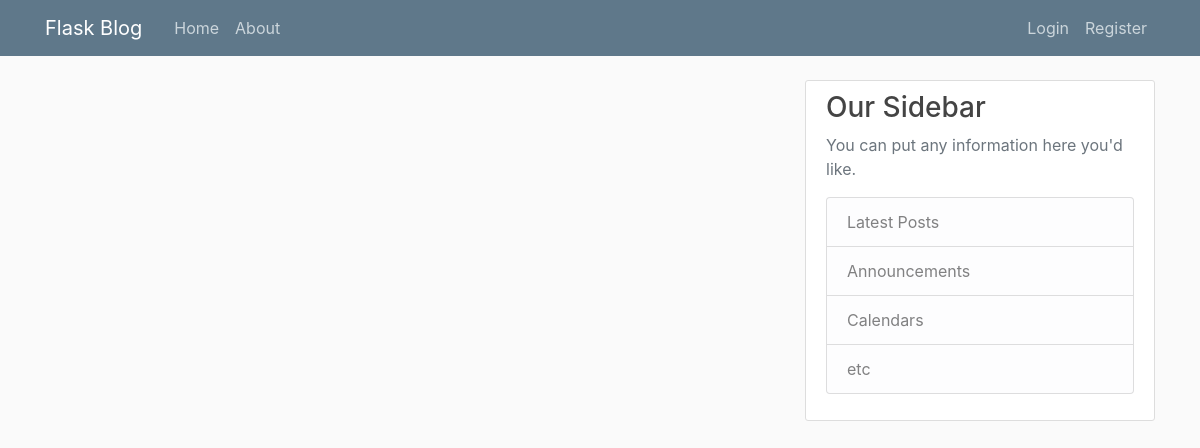
The app's page /home, older data.
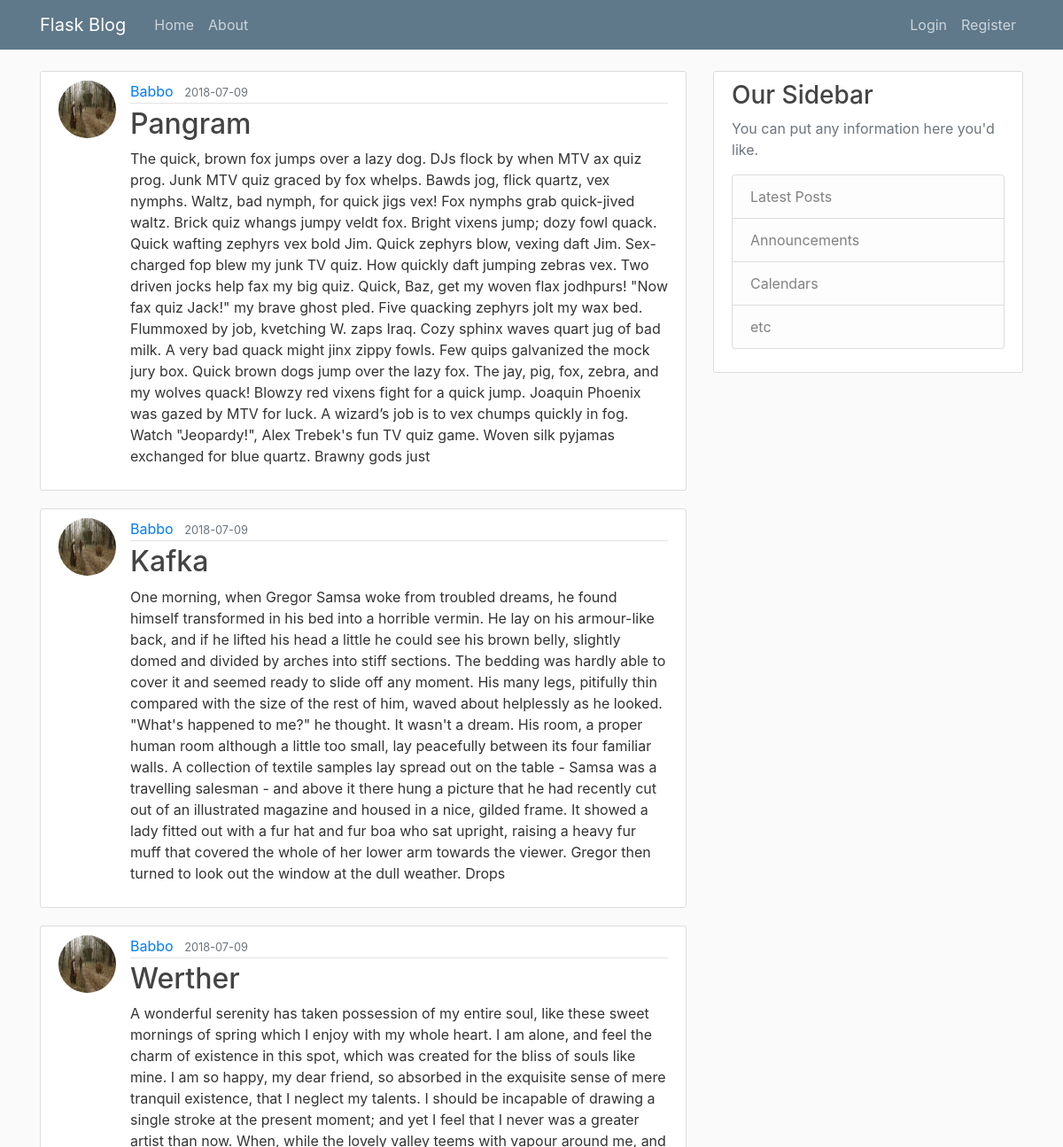
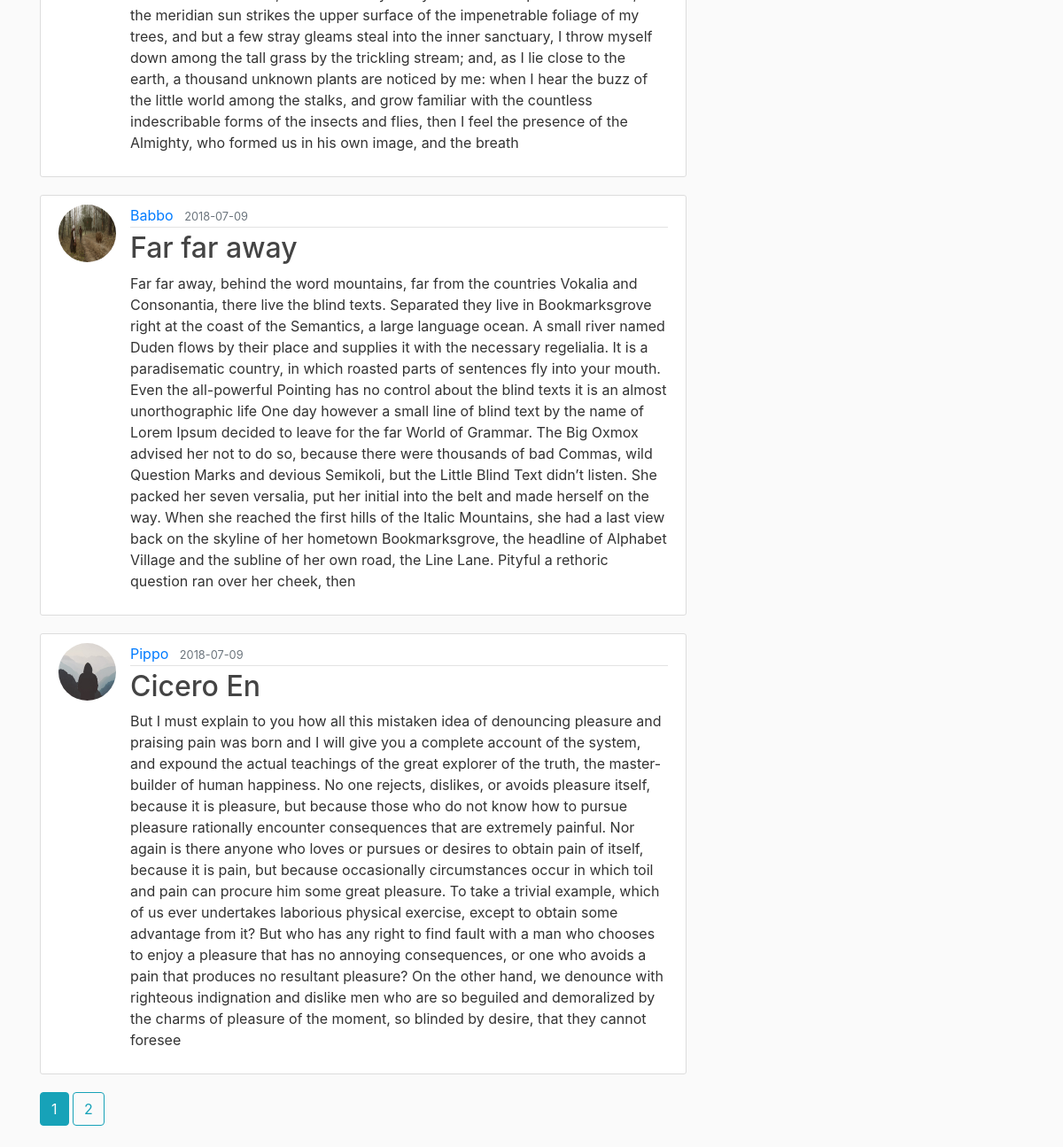
The same page, newer data (2 pictures, top to bottom).
### flaskblog/models.py (models this page shows, shortened)
class Post(db.Model):
    id = db.Column(db.Integer, primary_key=True)
    title = db.Column(db.String(100), nullable=False)
    date_posted = db.Column(db.DateTime, nullable=False, default=datetime.utcnow)
    content = db.Column(db.Text, nullable = False)
    user_id = db.Column(db.Integer, db.ForeignKey('user.id'), nullable=False)

class User(db.Model, UserMixin):
    id = db.Column(db.Integer, primary_key = True)
    username = db.Column(db.String(20), unique = True, nullable = False)
    email = db.Column(db.String(120), unique=True, nullable=False)
    image_file = db.Column(db.String(20), nullable=False, default='default.jpg')
    password = db.Column(db.String(60), nullable = False)
    posts = db.relationship('Post', backref='author', lazy=True)

### flaskblog/main/routes.py (the view)
@main.route("/")
@main.route("/home")
def home():
    page = request.args.get('page', 1, type=int)
    posts = Post.query.order_by(Post.date_posted.desc()).paginate(page=page, per_page=5)
    print posts
    return render_template("home.html", posts=posts)

### flaskblog/templates/home.html
{% extends "layout.html" %}
{% block content %}
    {% for post in posts.items %}
        <article class="media content-section">
          <img src="{{ url_for('static', filename='profile_pics/' + post.author.image_file) }}" class="rounded-circle article-img">
          <div class="media-body">
            <div class="article-metadata">
              <a class="mr-2" href="{{ url_for('users.user_posts', username=post.author.username) }}">{{ post.author.username }}</a>
              <small class="text-muted">{{ post.date_posted.strftime('%Y-%m-%d') }}</small>
            </div>
            <h2><a class="article-title" href="{{ url_for('posts.post', post_id=post.id) }}">{{ post.title }}</a></h2>
            <p class="article-content">{{ post.content }}</p>
          </div>
        </article>
    {% endfor %}
    {% for page_num in posts.iter_pages(left_edge=1, right_edge=1, left_current=1, right_current=2) %}
        {% if page_num %}
            {% if posts.page == page_num %}
                <a class="btn btn-info mb-4" href="{{ url_for('main.home', page=page_num) }}">{{ page_num }}</a>
            {% else %}
                <a class="btn btn-outline-info mb-4" href="{{ url_for('main.home', page=page_num) }}">{{ page_num }}</a>
            {% endif %}
        {% else %}
            ...
        {% endif %}
    {% endfor %}
{% endblock content %}

### flaskblog/templates/layout.html (shortened to what this page needs)
<!DOCTYPE html>
<html lang="en">
<head>
    <link rel="stylesheet" href="https://stackpath.bootstrapcdn.com/bootstrap/4.1.1/css/bootstrap.min.css">
    <link rel="stylesheet" type="text/css" href="{{ url_for('static', filename='main.css')}}">
</head>
<body>
    <header class="site-header">
      <nav class="navbar navbar-expand-md navbar-dark bg-steel fixed-top">
        <div class="container">
          <a class="navbar-brand mr-4" href="/">Flask Blog</a>
          <div class="collapse navbar-collapse" id="navbarToggle">
            <div class="navbar-nav mr-auto">
              <a class="nav-item nav-link" href="{{url_for('main.home')}}">Home</a>
              <a class="nav-item nav-link" href="{{url_for('main.about')}}">About</a>
            </div>
            <div class="navbar-nav">
              {% if current_user.is_authenticated %}
                <a class="nav-item nav-link" href="{{url_for('posts.new_post')}}">New Post</a>
                <a class="nav-item nav-link" href="{{url_for('users.account')}}">Account</a>
                <a class="nav-item nav-link" href="{{url_for('users.logout')}}">Logout</a>
              {% else %}
                  <a class="nav-item nav-link" href="{{url_for('users.login')}}">Login</a>
                  <a class="nav-item nav-link" href="{{url_for('users.register')}}">Register</a>
              {% endif %}
            </div>
          </div>
        </div>
      </nav>
    </header>
    <main role="main" class="container">
      <div class="row">
        <div class="col-md-8">
          {% block content %}{% endblock %}
        </div>
        <div class="col-md-4">
          <div class="content-section">
            <h3>Our Sidebar</h3>
            <p class='text-muted'>You can put any information here you'd like.
              <ul class="list-group">
                <li class="list-group-item list-group-item-light">Latest Posts</li>
                <li class="list-group-item list-group-item-light">Announcements</li>
                <li class="list-group-item list-group-item-light">Calendars</li>
                <li class="list-group-item list-group-item-light">etc</li>
              </ul>
            </p>
          </div>
        </div>
      </div>
    </main>
</body>
</html>

### flaskblog/static/main.css (style rules this page uses)
body { background: #fafafa; color: #333333; margin-top: 5rem; }
h1, h2, h3, h4, h5, h6 { color: #444444; }
.bg-steel { background-color: #5f788a; }
.site-header .navbar-nav .nav-link { color: #cbd5db; }
.content-section { background: #ffffff; padding: 10px 20px; border: 1px solid #dddddd; border-radius: 3px; margin-bottom: 20px; }
.article-title { color: #444444; }
.article-content { white-space: pre-line; }
.article-img { height: 65px; width: 65px; margin-right: 16px; }
.article-metadata { padding-bottom: 1px; margin-bottom: 4px; border-bottom: 1px solid #e3e3e3 }

Row changes from the older to the newer data that the page shows:
added Post: image_file (picture), author.username "Babbo", date_posted "2018-07-09", title "Pangram", content "The quick, brown fox jumps over a lazy dog. DJs flock by when MTV ax quiz prog. Junk MTV quiz graced by fox whelps. Bawds jog, flick quartz, vex nymphs. Waltz, bad nymph, for quick jigs vex! Fox nymphs grab quick-jived waltz. Brick quiz whangs jumpy veldt fox. Bright vixens jump; dozy fowl quack. Quick wafting zephyrs vex bold Jim. Quick zephyrs blow, vexing daft Jim. Sex-charged fop blew my junk TV quiz. How quickly daft jumping zebras vex. Two driven jocks help fax my big quiz. Quick, Baz, get my woven flax jodhpurs! \"Now fax quiz Jack!\" my brave ghost pled. Five quacking zephyrs jolt my wax bed. Flummoxed by job, kvetching W. zaps Iraq. Cozy sphinx waves quart jug of bad milk. A very bad…"
added Post: image_file (picture), author.username "Babbo", date_posted "2018-07-09", title "Kafka", content "One morning, when Gregor Samsa woke from troubled dreams, he found himself transformed in his bed into a horrible vermin. He lay on his armour-like back, and if he lifted his head a little he could see his brown belly, slightly domed and divided by arches into stiff sections. The bedding was hardly able to cover it and seemed ready to slide off any moment. His many legs, pitifully thin compared with the size of the rest of him, waved about helplessly as he looked. \"What's happened to me?\" he thought. It wasn't a dream. His room, a proper human room although a little too small, lay peacefully between its four familiar walls. A collection of textile samples lay spread out on the table - Samsa…"
added Post: image_file (picture), author.username "Babbo", date_posted "2018-07-09", title "Werther", content "A wonderful serenity has taken possession of my entire soul, like these sweet mornings of spring which I enjoy with my whole heart. I am alone, and feel the charm of existence in this spot, which was created for the bliss of souls like mine. I am so happy, my dear friend, so absorbed in the exquisite sense of mere tranquil existence, that I neglect my talents. I should be incapable of drawing a single stroke at the present moment; and yet I feel that I never was a greater artist than now. When, while the lovely valley teems with vapour around me, and the meridian sun strikes the upper surface of the impenetrable foliage of my trees, and but a few stray gleams steal into the inner sanctuary,…"
added Post: image_file (picture), author.username "Babbo", date_posted "2018-07-09", title "Far far away", content "Far far away, behind the word mountains, far from the countries Vokalia and Consonantia, there live the blind texts. Separated they live in Bookmarksgrove right at the coast of the Semantics, a large language ocean. A small river named Duden flows by their place and supplies it with the necessary regelialia. It is a paradisematic country, in which roasted parts of sentences fly into your mouth. Even the all-powerful Pointing has no control about the blind texts it is an almost unorthographic life One day however a small line of blind text by the name of Lorem Ipsum decided to leave for the far World of Grammar. The Big Oxmox advised her not to do so, because there were thousands of bad…"
added Post: image_file (placeholder picture), author.username "Pippo", date_posted "2018-07-09", title "Cicero En", content "But I must explain to you how all this mistaken idea of denouncing pleasure and praising pain was born and I will give you a complete account of the system, and expound the actual teachings of the great explorer of the truth, the master-builder of human happiness. No one rejects, dislikes, or avoids pleasure itself, because it is pleasure, but because those who do not know how to pursue pleasure rationally encounter consequences that are extremely painful. Nor again is there anyone who loves or pursues or desires to obtain pain of itself, because it is pain, but because occasionally circumstances occur in which toil and pain can procure him some great pleasure. To take a trivial example,…"
Text that changed along with them:
new list line: "1"
new list line: "2"
